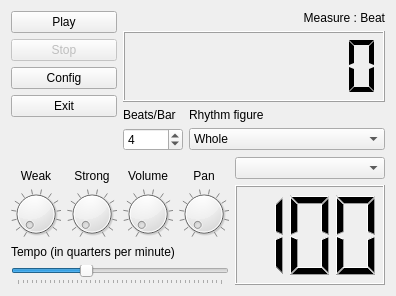
<ui version="4.0" >
 <author>Pedro Lopez-Cabanillas &lt;plcl@users.sourceforge.net></author>
 <comment>
KMetronome - ALSA Sequencer based MIDI metronome
Copyright (C) 2005-2008 Pedro Lopez-Cabanillas &lt;plcl@users.sourceforge.net>

This program is free software; you can redistribute it and/or modify 
it under the terms of the GNU General Public License as published by 
the Free Software Foundation; either version 2 of the License, or 
(at your option) any later version.

This program is distributed in the hope that it will be useful,
but WITHOUT ANY WARRANTY; without even the implied warranty of
MERCHANTABILITY or FITNESS FOR A PARTICULAR PURPOSE.  See the GNU General Public License for more details.

You should have received a copy of the GNU General Public License
along with this program; if not, write to the Free Software
Foundation, Inc., 51 Franklin Street, Fifth Floor, Boston,
MA 02110-1301, USA
</comment>
 <class>KmetronomeViewBase</class>
 <widget class="QWidget" name="KmetronomeViewBase" >
  <property name="geometry" >
   <rect>
    <x>0</x>
    <y>0</y>
    <width>396</width>
    <height>296</height>
   </rect>
  </property>
  <property name="sizePolicy" >
   <sizepolicy vsizetype="Preferred" hsizetype="Preferred" >
    <horstretch>0</horstretch>
    <verstretch>0</verstretch>
   </sizepolicy>
  </property>
  <property name="minimumSize" >
   <size>
    <width>0</width>
    <height>0</height>
   </size>
  </property>
  <property name="maximumSize" >
   <size>
    <width>32767</width>
    <height>32767</height>
   </size>
  </property>
  <property name="baseSize" >
   <size>
    <width>0</width>
    <height>0</height>
   </size>
  </property>
  <property name="windowTitle" >
   <string>MIDI Metronome</string>
  </property>
  <layout class="QGridLayout" name="gridLayout_2" >
   <item rowspan="2" row="0" column="0" >
    <layout class="QVBoxLayout" name="verticalLayout" >
     <item>
      <widget class="KPushButton" name="m_playbtn" >
       <property name="sizePolicy" >
        <sizepolicy vsizetype="Fixed" hsizetype="Minimum" >
         <horstretch>0</horstretch>
         <verstretch>0</verstretch>
        </sizepolicy>
       </property>
       <property name="whatsThis" >
        <string>This button starts playing the rhythm pattern</string>
       </property>
       <property name="text" >
        <string>Play</string>
       </property>
      </widget>
     </item>
     <item>
      <widget class="KPushButton" name="m_stopbtn" >
       <property name="enabled" >
        <bool>false</bool>
       </property>
       <property name="sizePolicy" >
        <sizepolicy vsizetype="Fixed" hsizetype="Minimum" >
         <horstretch>0</horstretch>
         <verstretch>0</verstretch>
        </sizepolicy>
       </property>
       <property name="whatsThis" >
        <string>This button stops playing the rhythm pattern</string>
       </property>
       <property name="text" >
        <string>Stop</string>
       </property>
      </widget>
     </item>
     <item>
      <widget class="KPushButton" name="m_configbtn" >
       <property name="sizePolicy" >
        <sizepolicy vsizetype="Fixed" hsizetype="Minimum" >
         <horstretch>0</horstretch>
         <verstretch>0</verstretch>
        </sizepolicy>
       </property>
       <property name="whatsThis" >
        <string>This button opens the configuration window</string>
       </property>
       <property name="text" >
        <string>Config</string>
       </property>
      </widget>
     </item>
     <item>
      <widget class="KPushButton" name="m_exitbtn" >
       <property name="sizePolicy" >
        <sizepolicy vsizetype="Fixed" hsizetype="Minimum" >
         <horstretch>0</horstretch>
         <verstretch>0</verstretch>
        </sizepolicy>
       </property>
       <property name="whatsThis" >
        <string>This button exits the program</string>
       </property>
       <property name="text" >
        <string>Exit</string>
       </property>
      </widget>
     </item>
     <item>
      <spacer name="verticalSpacer" >
       <property name="orientation" >
        <enum>Qt::Vertical</enum>
       </property>
       <property name="sizeHint" stdset="0" >
        <size>
         <width>20</width>
         <height>28</height>
        </size>
       </property>
      </spacer>
     </item>
    </layout>
   </item>
   <item row="0" column="1" colspan="2" >
    <layout class="QVBoxLayout" name="verticalLayout_3" >
     <item>
      <widget class="QLabel" name="textLabel1" >
       <property name="sizePolicy" >
        <sizepolicy vsizetype="Minimum" hsizetype="Minimum" >
         <horstretch>0</horstretch>
         <verstretch>0</verstretch>
        </sizepolicy>
       </property>
       <property name="text" >
        <string>Measure : Beat</string>
       </property>
       <property name="alignment" >
        <set>Qt::AlignBottom|Qt::AlignRight|Qt::AlignTrailing</set>
       </property>
      </widget>
     </item>
     <item>
      <widget class="QLCDNumber" name="m_measureLCD" >
       <property name="sizePolicy" >
        <sizepolicy vsizetype="Expanding" hsizetype="Expanding" >
         <horstretch>0</horstretch>
         <verstretch>0</verstretch>
        </sizepolicy>
       </property>
       <property name="minimumSize" >
        <size>
         <width>0</width>
         <height>60</height>
        </size>
       </property>
       <property name="whatsThis" >
        <string>Number of measures (bars) and beats played from beginning</string>
       </property>
       <property name="numDigits" >
        <number>8</number>
       </property>
       <property name="mode" >
        <enum>QLCDNumber::Dec</enum>
       </property>
       <property name="segmentStyle" >
        <enum>QLCDNumber::Flat</enum>
       </property>
      </widget>
     </item>
    </layout>
   </item>
   <item row="1" column="1" colspan="2" >
    <layout class="QGridLayout" name="gridLayout_3" >
     <item row="0" column="0" >
      <widget class="QLabel" name="textLabel3" >
       <property name="text" >
        <string>Beats/Bar</string>
       </property>
       <property name="alignment" >
        <set>Qt::AlignBottom|Qt::AlignLeading|Qt::AlignLeft</set>
       </property>
       <property name="wordWrap" >
        <bool>false</bool>
       </property>
       <property name="buddy" >
        <cstring>m_beatsBar</cstring>
       </property>
      </widget>
     </item>
     <item row="0" column="1" >
      <widget class="QLabel" name="textLabel4" >
       <property name="text" >
        <string>Rhythm figure</string>
       </property>
       <property name="alignment" >
        <set>Qt::AlignBottom|Qt::AlignLeading|Qt::AlignLeft</set>
       </property>
       <property name="wordWrap" >
        <bool>false</bool>
       </property>
       <property name="buddy" >
        <cstring>m_figure</cstring>
       </property>
      </widget>
     </item>
     <item row="1" column="0" >
      <widget class="KIntSpinBox" name="m_beatsBar" >
       <property name="maximumSize" >
        <size>
         <width>60</width>
         <height>16777215</height>
        </size>
       </property>
       <property name="whatsThis" >
        <string>This is the number of parts for each measure.&lt;br>
Values are from 1 to 32.&lt;br>
It is the numerator of the time signature specification.</string>
       </property>
       <property name="value" >
        <number>4</number>
       </property>
       <property name="maxValue" stdset="0" >
        <number>32</number>
       </property>
       <property name="minValue" stdset="0" >
        <number>1</number>
       </property>
      </widget>
     </item>
     <item row="1" column="1" >
      <widget class="KComboBox" name="m_figure" >
       <property name="whatsThis" >
        <string>This is the part figure for the rhythm.&lt;br>
Values mean 1, 2, 4, 8, 16, 32 and 64.&lt;br>
It is the denominator in the time signature specification.</string>
       </property>
       <property name="currentIndex" >
        <number>0</number>
       </property>
       <property name="currentItem" stdset="0" >
        <number>0</number>
       </property>
       <item>
        <property name="text" >
         <string>Whole</string>
        </property>
        <property name="icon" >
         <iconset resource="kmetronome.qrc" >
          <normaloff>:/icons/1.png</normaloff>:/icons/1.png</iconset>
        </property>
       </item>
       <item>
        <property name="text" >
         <string>Half</string>
        </property>
        <property name="icon" >
         <iconset resource="kmetronome.qrc" >
          <normaloff>:/icons/2.png</normaloff>:/icons/2.png</iconset>
        </property>
       </item>
       <item>
        <property name="text" >
         <string>Quarter</string>
        </property>
        <property name="icon" >
         <iconset resource="kmetronome.qrc" >
          <normaloff>:/icons/4.png</normaloff>:/icons/4.png</iconset>
        </property>
       </item>
       <item>
        <property name="text" >
         <string>Eighth</string>
        </property>
        <property name="icon" >
         <iconset resource="kmetronome.qrc" >
          <normaloff>:/icons/8.png</normaloff>:/icons/8.png</iconset>
        </property>
       </item>
       <item>
        <property name="text" >
         <string>Sixteenth</string>
        </property>
        <property name="icon" >
         <iconset resource="kmetronome.qrc" >
          <normaloff>:/icons/16.png</normaloff>:/icons/16.png</iconset>
        </property>
       </item>
       <item>
        <property name="text" >
         <string>Thirty-Second</string>
        </property>
        <property name="icon" >
         <iconset resource="kmetronome.qrc" >
          <normaloff>:/icons/32.png</normaloff>:/icons/32.png</iconset>
        </property>
       </item>
       <item>
        <property name="text" >
         <string>Sixty-Fourth</string>
        </property>
        <property name="icon" >
         <iconset resource="kmetronome.qrc" >
          <normaloff>:/icons/64.png</normaloff>:/icons/64.png</iconset>
        </property>
       </item>
      </widget>
     </item>
    </layout>
   </item>
   <item row="2" column="0" colspan="2" >
    <layout class="QGridLayout" name="gridLayout" >
     <item row="0" column="0" >
      <widget class="QLabel" name="label_1" >
       <property name="text" >
        <string>Weak</string>
       </property>
       <property name="alignment" >
        <set>Qt::AlignBottom|Qt::AlignHCenter</set>
       </property>
       <property name="buddy" >
        <cstring>m_dial1</cstring>
       </property>
      </widget>
     </item>
     <item row="0" column="1" >
      <widget class="QLabel" name="label_2" >
       <property name="text" >
        <string>Strong</string>
       </property>
       <property name="alignment" >
        <set>Qt::AlignBottom|Qt::AlignHCenter</set>
       </property>
       <property name="buddy" >
        <cstring>m_dial2</cstring>
       </property>
      </widget>
     </item>
     <item row="0" column="2" >
      <widget class="QLabel" name="label_3" >
       <property name="text" >
        <string>Volume</string>
       </property>
       <property name="alignment" >
        <set>Qt::AlignBottom|Qt::AlignHCenter</set>
       </property>
       <property name="buddy" >
        <cstring>m_dial3</cstring>
       </property>
      </widget>
     </item>
     <item row="0" column="3" >
      <widget class="QLabel" name="label_4" >
       <property name="text" >
        <string>Pan</string>
       </property>
       <property name="alignment" >
        <set>Qt::AlignBottom|Qt::AlignHCenter</set>
       </property>
       <property name="buddy" >
        <cstring>m_dial4</cstring>
       </property>
      </widget>
     </item>
     <item row="1" column="0" >
      <widget class="Knob" name="m_dial1" >
       <property name="maximumSize" >
        <size>
         <width>50</width>
         <height>50</height>
        </size>
       </property>
       <property name="whatsThis" >
        <string>This is the velocity of the weak notes in the rhythm pattern (all of them, except the first one)</string>
       </property>
       <property name="maximum" >
        <number>127</number>
       </property>
       <property name="singleStep" >
        <number>1</number>
       </property>
       <property name="notchTarget" >
        <double>10.000000000000000</double>
       </property>
       <property name="notchesVisible" >
        <bool>true</bool>
       </property>
      </widget>
     </item>
     <item row="1" column="1" >
      <widget class="Knob" name="m_dial2" >
       <property name="maximumSize" >
        <size>
         <width>50</width>
         <height>50</height>
        </size>
       </property>
       <property name="whatsThis" >
        <string>This is the velocity of the strong note in the rhythm pattern (the first one)</string>
       </property>
       <property name="maximum" >
        <number>127</number>
       </property>
       <property name="singleStep" >
        <number>1</number>
       </property>
       <property name="notchTarget" >
        <double>10.000000000000000</double>
       </property>
       <property name="notchesVisible" >
        <bool>true</bool>
       </property>
      </widget>
     </item>
     <item row="1" column="2" >
      <widget class="Knob" name="m_dial3" >
       <property name="maximumSize" >
        <size>
         <width>50</width>
         <height>50</height>
        </size>
       </property>
       <property name="whatsThis" >
        <string>This is the MIDI volume control (CC7)</string>
       </property>
       <property name="maximum" >
        <number>127</number>
       </property>
       <property name="singleStep" >
        <number>1</number>
       </property>
       <property name="notchTarget" >
        <double>10.000000000000000</double>
       </property>
       <property name="notchesVisible" >
        <bool>true</bool>
       </property>
      </widget>
     </item>
     <item row="1" column="3" >
      <widget class="Knob" name="m_dial4" >
       <property name="maximumSize" >
        <size>
         <width>50</width>
         <height>50</height>
        </size>
       </property>
       <property name="whatsThis" >
        <string>This is the MIDI pan control (CC10)</string>
       </property>
       <property name="maximum" >
        <number>127</number>
       </property>
       <property name="singleStep" >
        <number>1</number>
       </property>
       <property name="notchTarget" >
        <double>10.000000000000000</double>
       </property>
       <property name="notchesVisible" >
        <bool>true</bool>
       </property>
      </widget>
     </item>
    </layout>
   </item>
   <item rowspan="2" row="2" column="2" >
    <layout class="QVBoxLayout" name="verticalLayout_2" >
     <item>
      <widget class="KComboBox" name="m_air" >
       <property name="whatsThis" >
        <string>&lt;!DOCTYPE HTML PUBLIC "-//W3C//DTD HTML 4.0//EN" "http://www.w3.org/TR/REC-html40/strict.dtd">
&lt;html>&lt;head>&lt;meta name="qrichtext" content="1" />&lt;style type="text/css">
p, li { white-space: pre-wrap; }
&lt;/style>&lt;/head>&lt;body style=" font-family:'Sans Serif'; font-size:10pt; font-weight:400; font-style:normal;">
&lt;p style=" margin-top:0px; margin-bottom:0px; margin-left:0px; margin-right:0px; -qt-block-indent:0; text-indent:0px;">This is the &lt;span style=" font-style:italic;">aire&lt;/span> control to change the tempo value using musical names&lt;/p>&lt;/body>&lt;/html></string>
       </property>
      </widget>
     </item>
     <item>
      <widget class="QLCDNumber" name="m_tempoLCD" >
       <property name="sizePolicy" >
        <sizepolicy vsizetype="Fixed" hsizetype="Fixed" >
         <horstretch>0</horstretch>
         <verstretch>0</verstretch>
        </sizepolicy>
       </property>
       <property name="minimumSize" >
        <size>
         <width>150</width>
         <height>100</height>
        </size>
       </property>
       <property name="whatsThis" >
        <string>The current &lt;i>tempo&lt;/i> value</string>
       </property>
       <property name="numDigits" >
        <number>3</number>
       </property>
       <property name="value" stdset="0" >
        <double>100.000000000000000</double>
       </property>
      </widget>
     </item>
    </layout>
   </item>
   <item row="3" column="0" colspan="2" >
    <layout class="QVBoxLayout" >
     <item>
      <widget class="QLabel" name="textLabel1_2" >
       <property name="sizePolicy" >
        <sizepolicy vsizetype="Maximum" hsizetype="Preferred" >
         <horstretch>0</horstretch>
         <verstretch>0</verstretch>
        </sizepolicy>
       </property>
       <property name="text" >
        <string>Tempo (in quarters per minute)</string>
       </property>
       <property name="wordWrap" >
        <bool>false</bool>
       </property>
       <property name="buddy" >
        <cstring>m_tempo</cstring>
       </property>
      </widget>
     </item>
     <item>
      <widget class="QSlider" name="m_tempo" >
       <property name="sizePolicy" >
        <sizepolicy vsizetype="Fixed" hsizetype="Minimum" >
         <horstretch>0</horstretch>
         <verstretch>0</verstretch>
        </sizepolicy>
       </property>
       <property name="minimumSize" >
        <size>
         <width>0</width>
         <height>0</height>
        </size>
       </property>
       <property name="whatsThis" >
        <string>This slider changes the &lt;i>tempo&lt;/i>, or speed of the rhythm.&lt;br>
Values are 25 to 250 quarters per minute (&lt;i>Maelzel Metronome units&lt;/i>).</string>
       </property>
       <property name="minimum" >
        <number>25</number>
       </property>
       <property name="maximum" >
        <number>250</number>
       </property>
       <property name="value" >
        <number>100</number>
       </property>
       <property name="orientation" >
        <enum>Qt::Horizontal</enum>
       </property>
       <property name="tickPosition" >
        <enum>QSlider::TicksBelow</enum>
       </property>
       <property name="tickInterval" >
        <number>5</number>
       </property>
      </widget>
     </item>
    </layout>
   </item>
  </layout>
 </widget>
 <layoutdefault spacing="6" margin="11" />
 <customwidgets>
  <customwidget>
   <class>KComboBox</class>
   <extends>QComboBox</extends>
   <header>kcombobox.h</header>
  </customwidget>
  <customwidget>
   <class>KIntSpinBox</class>
   <extends>QSpinBox</extends>
   <header>knuminput.h</header>
  </customwidget>
  <customwidget>
   <class>KPushButton</class>
   <extends>QPushButton</extends>
   <header>kpushbutton.h</header>
  </customwidget>
  <customwidget>
   <class>Knob</class>
   <extends>QDial</extends>
   <header>knob.h</header>
  </customwidget>
 </customwidgets>
 <tabstops>
  <tabstop>m_playbtn</tabstop>
  <tabstop>m_stopbtn</tabstop>
  <tabstop>m_configbtn</tabstop>
  <tabstop>m_exitbtn</tabstop>
  <tabstop>m_beatsBar</tabstop>
  <tabstop>m_figure</tabstop>
  <tabstop>m_dial1</tabstop>
  <tabstop>m_dial2</tabstop>
  <tabstop>m_dial3</tabstop>
  <tabstop>m_dial4</tabstop>
  <tabstop>m_tempo</tabstop>
 </tabstops>
 <includes>
  <include location="local" >knob.h</include>
  <include location="local" >knob.h</include>
  <include location="local" >kpushbutton.h</include>
  <include location="local" >kpushbutton.h</include>
  <include location="local" >kpushbutton.h</include>
  <include location="local" >kpushbutton.h</include>
  <include location="local" >knuminput.h</include>
  <include location="local" >kcombobox.h</include>
 </includes>
 <resources>
  <include location="kmetronome.qrc" />
 </resources>
 <connections>
  <connection>
   <sender>m_tempo</sender>
   <signal>valueChanged(int)</signal>
   <receiver>KmetronomeViewBase</receiver>
   <slot>m_tempo_valueChanged(int)</slot>
   <hints>
    <hint type="sourcelabel" >
     <x>30</x>
     <y>309</y>
    </hint>
    <hint type="destinationlabel" >
     <x>20</x>
     <y>20</y>
    </hint>
   </hints>
  </connection>
 </connections>
</ui>
